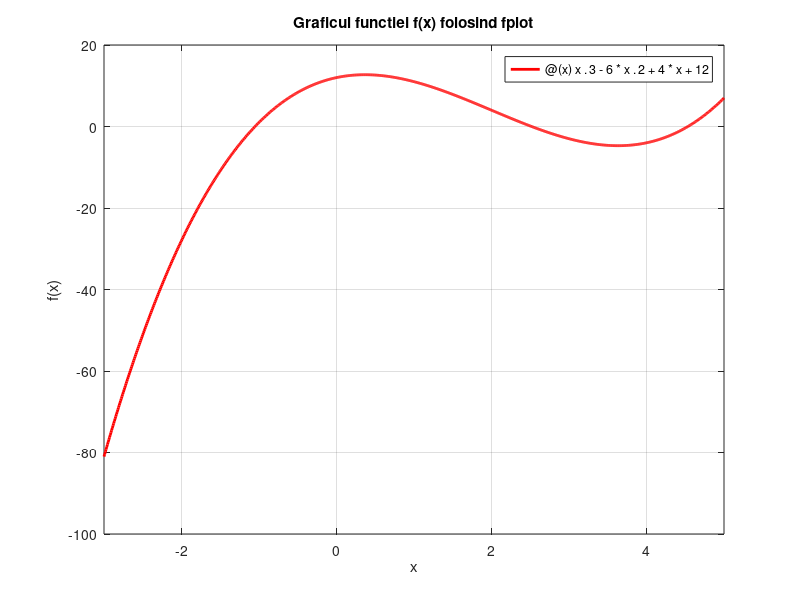

Reproduce this figure in MATLAB.
clc; clear; close all;
f = @(x) x.^3 - 6*x.^2 + 4*x + 12; % Definim funcția
figure;
fplot(f, [-3, 5], 'r', 'LineWidth', 2); % Desenare automată
grid on;
xlabel('x'); ylabel('f(x)');
title('Graficul functiei f(x) folosind fplot');